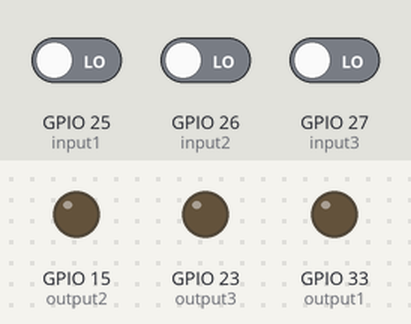
Bench run of a program on a simulated ESP32 board running MicroPython. On the bench: output pins drawn as LEDs (lit = HIGH). The test bench sets the inputs (shaded band); at power-on: GPIO 25 (input1) LOW, GPIO 26 (input2) LOW, GPIO 27 (input3) LOW.

Above: at 1.2 s.
1.3 s: GPIO 25 (input1) driven HIGH
At 1.65 s:
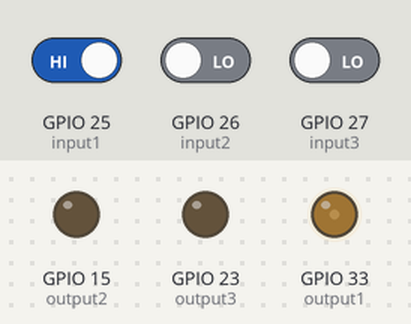
4.3 s: GPIO 26 (input2) driven HIGH
At 4.45 s:
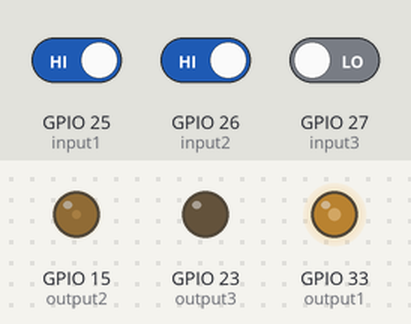
7.3 s: GPIO 27 (input3) driven HIGH
At 7.45 s:
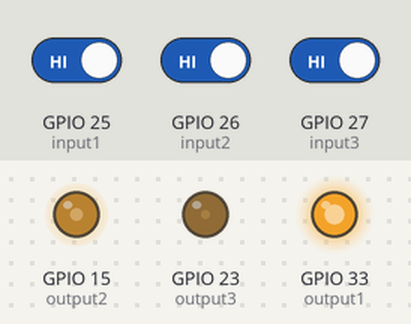
10.3 s: GPIO 25 (input1) driven LOW
At 10.46 s:
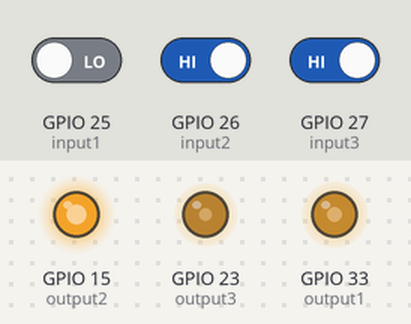
13.3 s: GPIO 26 (input2) driven LOW
At 13.46 s:
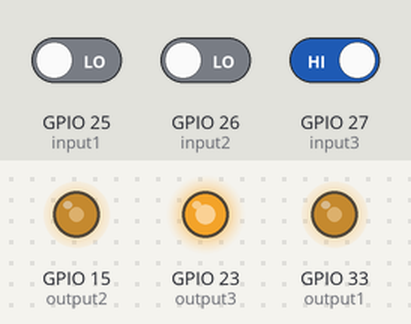
16.3 s: GPIO 25 (input1) driven HIGH
At 16.46 s:
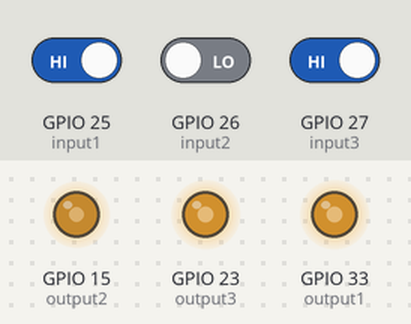
Timing chart, 0 to 20.3 s (numbered marks = the images above; inputs shaded):
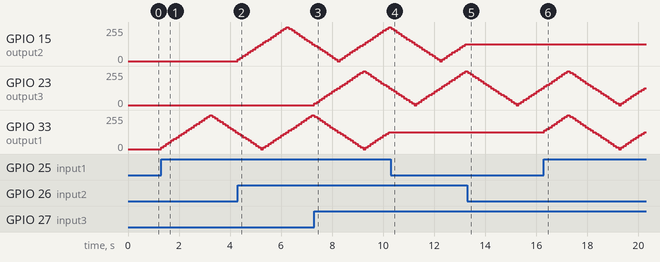

The program:

pwm_3_pin.py
```python
from machine import Pin, PWM
import time

# پایه های ورودی
input1 = Pin(25, Pin.IN)
input2 = Pin(26, Pin.IN)
input3 = Pin(27, Pin.IN)

# پایه های خروجی
output1 = Pin(33, Pin.OUT)
output2 = Pin(15, Pin.OUT)
output3 = Pin(23, Pin.OUT)

# متغیرهای pwm
pwm1 = 0
pwm4 = 0
pwm5 = 0

# تنظیم PWM
pwm = PWM(Pin(33, Pin.OUT), freq=5000, duty=pwm1)

pwm2 = PWM(Pin(15, Pin.OUT), freq=5000, duty=pwm4)

pwm3 = PWM(Pin(23, Pin.OUT), freq=5000, duty=pwm5)

x1 = 51
x2 = 51
x3 = 51
while True:
    # خواندن مقادیر ورودی
    sw1 = input1.value()
    sw2 = input2.value()
    sw3 = input3.value()

    if sw1 == 1:
        pwm1 += x1
        if pwm1 >= 1020:
            x1 = -51
        if pwm1 <= 0:
            x1 = 51
        pwm.duty(pwm1)
    else:
        pass
    if sw2 == 1:
        pwm4 += x2
        if pwm4 >= 1020:
            x2 = -51
        if pwm4 <= 0:
            x2 = 51
        pwm2.duty(pwm4)
    else:
        pass
    if sw3 == 1:
        pwm5 += x3
        if pwm5 >= 1020:
            x3 = -51
        if pwm5 <= 0:
            x3 = 51
        pwm3.duty(pwm5)
    else:
        pass
    time.sleep(0.1)

    
```

Measured:
- after the input at 1.3 s, GPIO 33 (output1): rises from 0/255 to 254/255 in 1.9 s, then falls to 127/255 in 1.0 s
- after the input at 4.3 s, GPIO 15 (output2): rises from 0/255 to 254/255 in 1.9 s, then falls to 127/255 in 1.0 s
- after the input at 7.3 s, GPIO 23 (output3): rises from 0/255 to 254/255 in 1.9 s, then falls to 127/255 in 1.0 s
- after the input at 10.3 s, GPIO 33 (output1): stays 127/255 (without the input it goes to 140/255 after 0.01 s)
- after the input at 13.3 s, GPIO 15 (output2): stays 127/255 (without the input it goes to 140/255 after 0.02 s)
- after the input at 16.3 s, GPIO 33 (output1): 127/255 → 140/255 at once, → 153/255 0.10 s later, → 165/255 0.10 s later, → 178/255 0.10 s later, … (40 changes in this stretch)
